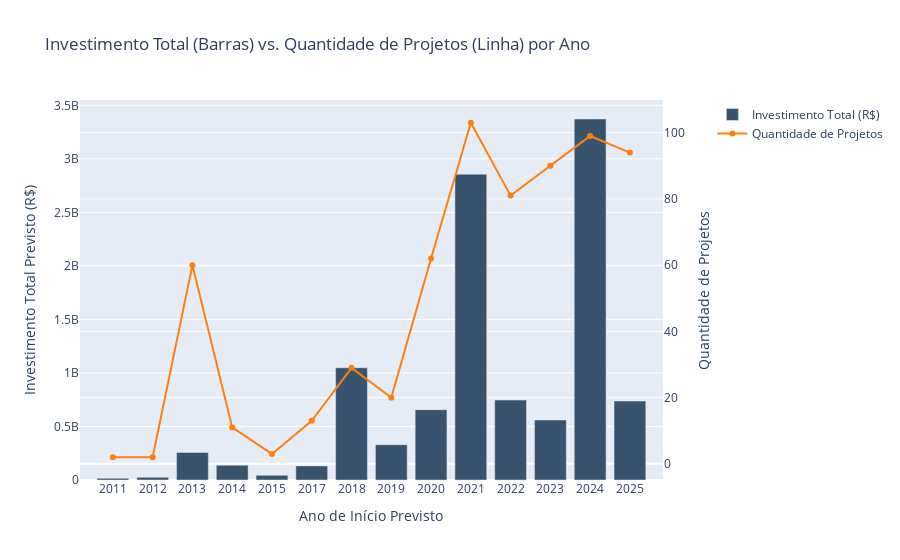

The cell this chart's notebook holds for it:
### Markdown cell above
### 4.2 Análise de Série Temporal Combinada (Eixo Duplo)

Aqui, combinamos as duas métricas-chave ao longo do tempo: O **volume de investimento (R$)** e a **quantidade de projetos**.

**Argumento da Visualização:**
Essas duas métricas têm escalas totalmente diferentes (bilhões vs. dezenas). Plotá-las no mesmo eixo "esmagaria" a linha de quantidade.
A solução é um **Gráfico de Eixo Duplo**:
* **Eixo Esquerdo (Barras):** Mostra o `valor_total_investimento` em R$.
* **Eixo Direito (Linha):** Mostra a `contagem_projetos`.

Este gráfico argumenta que um ano com alto investimento não significa necessariamente um ano com muitos projetos (pode ser um ano de megaprojetos, com barra alta e linha baixa), e vice-versa.

### Code cell
## 7. Análise de Série Temporal Combinada

# 1. Agrupa por ano (coluna JÁ EXISTE) e conta os projetos
df_contagem = df_viz.groupby('ano_inicio_previsto')['id_unico'].count().reset_index()
df_contagem = df_contagem.rename(columns={'id_unico': 'contagem_projetos'})

# 2. Agrupa por ano (coluna JÁ EXISTE) e soma o valor (coluna JÁ EXISTE)
df_soma = df_viz.groupby('ano_inicio_previsto')['valor_total_investimento'].sum().reset_index()

# 3. Junta os dois DataFrames
df_combo = pd.merge(df_contagem, df_soma, on='ano_inicio_previsto', how='outer').fillna(0)
df_combo = df_combo[(df_combo['ano_inicio_previsto'] > 2010) & (df_combo['ano_inicio_previsto'] < 2026)]

# 4. Cria a figura com eixo Y secundário (código de plotagem inalterado)
fig = make_subplots(specs=[[{"secondary_y": True}]])

# Gráfico de Barras (Investimento)
fig.add_trace(
    go.Bar(
        x=df_combo['ano_inicio_previsto'],
        y=df_combo['valor_total_investimento'],
        name='Investimento Total (R$)',
        marker_color='rgb(55, 83, 109)'
    ),
    secondary_y=False,
)

# Gráfico de Linha (Quantidade)
fig.add_trace(
    go.Scatter(
        x=df_combo['ano_inicio_previsto'],
        y=df_combo['contagem_projetos'],
        name='Quantidade de Projetos',
        marker_color='rgb(255, 127, 14)'
    ),
    secondary_y=True,
)

# Configura Títulos e Eixos
fig.update_layout(
    title_text='Investimento Total (Barras) vs. Quantidade de Projetos (Linha) por Ano',
    xaxis_title='Ano de Início Previsto',
)
fig.update_xaxes(type='category')
fig.update_yaxes(title_text='Investimento Total Previsto (R$)', secondary_y=False)
fig.update_yaxes(title_text='Quantidade de Projetos', secondary_y=True)

fig.show()

### Figure 1 — Plotly figure (JSON) as saved in the notebook; plotly's stock layout.template omitted (floating-point values rounded to 4 significant figures)
{"data": [{"marker": {"color": "rgb(55, 83, 109)"}, "name": "Investimento Total (R$)", "type": "bar", "x": [2011.0, 2012.0, 2013.0, 2014.0, 2015.0, 2017.0, 2018.0, 2019.0, 2020.0, 2021.0, 2022.0, 2023.0, 2024.0, 2025.0], "xaxis": "x", "y": [16330000.0, 25180000.0, 257600000.0, 138100000.0, 44540000.0, 131700000.0, 1049000000.0, 330300000.0, 656600000.0, 2857000000.0, 746500000.0, 560600000.0, 3372000000.0, 737100000.0], "yaxis": "y"}, {"marker": {"color": "rgb(255, 127, 14)"}, "name": "Quantidade de Projetos", "type": "scatter", "x": [2011.0, 2012.0, 2013.0, 2014.0, 2015.0, 2017.0, 2018.0, 2019.0, 2020.0, 2021.0, 2022.0, 2023.0, 2024.0, 2025.0], "xaxis": "x", "y": [2, 2, 60, 11, 3, 13, 29, 20, 62, 103, 81, 90, 99, 94], "yaxis": "y2"}], "layout": {"title": {"text": "Investimento Total (Barras) vs. Quantidade de Projetos (Linha) por Ano"}, "xaxis": {"anchor": "y", "domain": [0, 0.94], "title": {"text": "Ano de Início Previsto"}, "type": "category"}, "yaxis": {"anchor": "x", "domain": [0, 1], "title": {"text": "Investimento Total Previsto (R$)"}}, "yaxis2": {"anchor": "x", "overlaying": "y", "side": "right", "title": {"text": "Quantidade de Projetos"}}}}
